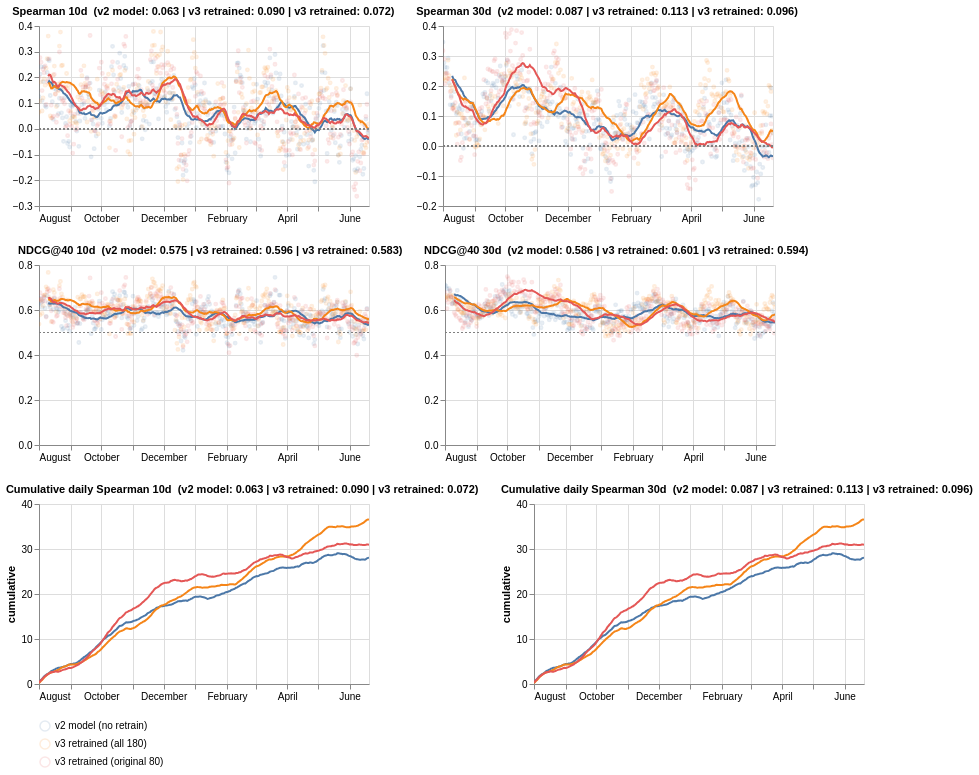

Notebook cell for this chart:
### Markdown cell above
## What the transition does to your scores

The chart below is the per-date story: faint points are single release dates, solid lines are **30-day rolling means**, dashed rules are each arm's overall mean (gray line = the no-skill anchor). The bottom row is the **cumulative sum of daily Spearman** — a "signal equity curve" that makes regime pockets and steady bleed much easier to see than daily noise.

### Code cell
ROLL = 30
long = daily.unpivot(index=["date", "model"], variable_name="metric", value_name="value")
long = long.sort(["model", "metric", "date"]).with_columns(
    pl.col("value").rolling_mean(ROLL, min_samples=10).over(["model", "metric"]).alias("ma"),
    pl.col("value").cum_sum().over(["model", "metric"]).alias("cum"),
)

COLORS = alt.Color("model:N", legend=alt.Legend(orient="bottom", columns=1, title=None))
brush = alt.selection_interval(bind="scales", encodings=["x"])


def panel(metric, title, anchor, y_field="ma", y_title="30d rolling mean"):
    src = long.filter(pl.col("metric") == metric).to_pandas()
    means = src.groupby("model")["value"].mean()
    pts = (alt.Chart(src).mark_point(opacity=0.15, size=8)
           .encode(x=alt.X("date:T", title=None), y=alt.Y("value:Q", title=None), color=COLORS)
           ) if y_field == "ma" else None
    line = (alt.Chart(src).mark_line(strokeWidth=2)
            .encode(x=alt.X("date:T", title=None),
                    y=alt.Y(f"{y_field}:Q", title=y_title),
                    color=COLORS,
                    tooltip=["date:T", "model:N", alt.Tooltip(f"{y_field}:Q", format=".3f")]))
    layers = ([pts] if pts is not None else []) + [line]
    if y_field == "ma":
        layers += [alt.Chart(src).mark_rule(strokeDash=[2, 2], color="gray").encode(y=alt.datum(anchor))]
        layers += [alt.Chart(src[src.model == m]).mark_rule(strokeDash=[6, 4], opacity=0.8)
                   .encode(y=alt.datum(v), color=alt.value(None), tooltip=alt.value(f"{m}: {v:.3f}"))
                   for m, v in means.items()]
    mean_txt = " | ".join(f"{m.split(' (')[0]}: {v:.3f}" for m, v in means.items())
    return (alt.layer(*layers).add_params(brush)
            .properties(width=330, height=180,
                        title=alt.TitleParams(f"{title}  ({mean_txt})", fontSize=11, anchor="start")))


chart = alt.vconcat(
    alt.hconcat(panel("spearman_10d", "Spearman 10d", 0), panel("spearman_30d", "Spearman 30d", 0)),
    alt.hconcat(panel("ndcg@40_10d", "NDCG@40 10d", 0.5), panel("ndcg@40_30d", "NDCG@40 30d", 0.5)),
    alt.hconcat(
        panel("spearman_10d", "Cumulative daily Spearman 10d", 0, "cum", "cumulative"),
        panel("spearman_30d", "Cumulative daily Spearman 30d", 0, "cum", "cumulative"),
    ),
).resolve_scale(color="shared")
chart

### Figure 1 — Vega-Lite specification as saved in the notebook (floating-point values rounded to 4 significant figures; data arrays with more than 128 entries replaced by an {"elided": "..."} marker saying what was removed)
{"config": {"view": {"continuousWidth": 300, "continuousHeight": 300}}, "vconcat": [{"hconcat": [{"layer": [{"data": {"name": "data-125036b8ff679c02d37e414e5b9a637e"}, "mark": {"type": "point", "opacity": 0.15, "size": 8}, "encoding": {"color": {"field": "model", "legend": {"columns": 1, "orient": "bottom", "title": null}, "type": "nominal"}, "x": {"field": "date", "title": null, "type": "temporal"}, "y": {"field": "value", "title": null, "type": "quantitative"}}, "name": "view_d55f8a9394f81803_0"}, {"data": {"name": "data-125036b8ff679c02d37e414e5b9a637e"}, "mark": {"type": "line", "strokeWidth": 2}, "encoding": {"color": {"field": "model", "legend": {"columns": 1, "orient": "bottom", "title": null}, "type": "nominal"}, "tooltip": [{"field": "date", "type": "temporal"}, {"field": "model", "type": "nominal"}, {"field": "ma", "format": ".3f", "type": "quantitative"}], "x": {"field": "date", "title": null, "type": "temporal"}, "y": {"field": "ma", "title": "30d rolling mean", "type": "quantitative"}}}, {"data": {"name": "data-125036b8ff679c02d37e414e5b9a637e"}, "mark": {"type": "rule", "color": "gray", "strokeDash": [2, 2]}, "encoding": {"y": {"datum": 0}}}, {"data": {"name": "data-35bef0ebcef16f23abbb4da8e7b9f9ab"}, "mark": {"type": "rule", "opacity": 0.8, "strokeDash": [6, 4]}, "encoding": {"color": {"value": null}, "tooltip": {"value": "v2 model (no retrain): 0.063"}, "y": {"datum": 0.06282}}}, {"data": {"name": "data-a4cd0c72c2e7354531e039d21b198e45"}, "mark": {"type": "rule", "opacity": 0.8, "strokeDash": [6, 4]}, "encoding": {"color": {"value": null}, "tooltip": {"value": "v3 retrained (all 180): 0.090"}, "y": {"datum": 0.09039}}}, {"data": {"name": "data-2a8c0a205841f849f927d2b3861f58e9"}, "mark": {"type": "rule", "opacity": 0.8, "strokeDash": [6, 4]}, "encoding": {"color": {"value": null}, "tooltip": {"value": "v3 retrained (original 80): 0.072"}, "y": {"datum": 0.07223}}}], "height": 180, "title": {"text": "Spearman 10d  (v2 model: 0.063 | v3 retrained: 0.090 | v3 retrained: 0.072)", "anchor": "start", "fontSize": 11}, "width": 330}, {"layer": [{"data": {"name": "data-1da4db72521b95fe8bca1bb7ed97cde3"}, "mark": {"type": "point", "opacity": 0.15, "size": 8}, "encoding": {"color": {"field": "model", "legend": {"columns": 1, "orient": "bottom", "title": null}, "type": "nominal"}, "x": {"field": "date", "title": null, "type": "temporal"}, "y": {"field": "value", "title": null, "type": "quantitative"}}, "name": "view_cbb9e5fe73c07cee_0"}, {"data": {"name": "data-1da4db72521b95fe8bca1bb7ed97cde3"}, "mark": {"type": "line", "strokeWidth": 2}, "encoding": {"color": {"field": "model", "legend": {"columns": 1, "orient": "bottom", "title": null}, "type": "nominal"}, "tooltip": [{"field": "date", "type": "temporal"}, {"field": "model", "type": "nominal"}, {"field": "ma", "format": ".3f", "type": "quantitative"}], "x": {"field": "date", "title": null, "type": "temporal"}, "y": {"field": "ma", "title": "30d rolling mean", "type": "quantitative"}}}, {"data": {"name": "data-1da4db72521b95fe8bca1bb7ed97cde3"}, "mark": {"type": "rule", "color": "gray", "strokeDash": [2, 2]}, "encoding": {"y": {"datum": 0}}}, {"data": {"name": "data-8f32714966361d7c364459903e5640c1"}, "mark": {"type": "rule", "opacity": 0.8, "strokeDash": [6, 4]}, "encoding": {"color": {"value": null}, "tooltip": {"value": "v2 model (no retrain): 0.087"}, "y": {"datum": 0.08663}}}, {"data": {"name": "data-7f6eab3474d19330e07e6bb040874072"}, "mark": {"type": "rule", "opacity": 0.8, "strokeDash": [6, 4]}, "encoding": {"color": {"value": null}, "tooltip": {"value": "v3 retrained (all 180): 0.113"}, "y": {"datum": 0.1129}}}, {"data": {"name": "data-60f346413f2e3185af8b79e99a0f3b08"}, "mark": {"type": "rule", "opacity": 0.8, "strokeDash": [6, 4]}, "encoding": {"color": {"value": null}, "tooltip": {"value": "v3 retrained (original 80): 0.096"}, "y": {"datum": 0.09558}}}], "height": 180, "title": {"text": "Spearman 30d  (v2 model: 0.087 | v3 retrained: 0.113 | v3 retrained: 0.096)", "anchor": "start", "fontSize": 11}, "width": 330}]}, {"hconcat": [{"layer": [{"data": {"name": "data-cad27b2d8552880cdbfe8e5384dfd83b"}, "mark": {"type": "point", "opacity": 0.15, "size": 8}, "encoding": {"color": {"field": "model", "legend": {"columns": 1, "orient": "bottom", "title": null}, "type": "nominal"}, "x": {"field": "date", "title": null, "type": "temporal"}, "y": {"field": "value", "title": null, "type": "quantitative"}}, "name": "view_f8a88b90c9bfd02f_0"}, {"data": {"name": "data-cad27b2d8552880cdbfe8e5384dfd83b"}, "mark": {"type": "line", "strokeWidth": 2}, "encoding": {"color": {"field": "model", "legend": {"columns": 1, "orient": "bottom", "title": null}, "type": "nominal"}, "tooltip": [{"field": "date", "type": "temporal"}, {"field": "model", "type": "nominal"}, {"field": "ma", "format": ".3f", "type": "quantitative"}], "x": {"field": "date", "title": null, "type": "temporal"}, "y": {"field": "ma", "title": "30d rolling mean", "type": "quantitative"}}}, {"data": {"name": "data-cad27b2d8552880cdbfe8e5384dfd83b"}, "mark": {"type": "rule", "color": "gray", "strokeDash": [2, 2]}, "encoding": {"y": {"datum": 0.5}}}, {"data": {"name": "data-130788298c24c5a21d877920f8d89279"}, "mark": {"type": "rule", "opacity": 0.8, "strokeDash": [6, 4]}, "encoding": {"color": {"value": null}, "tooltip": {"value": "v2 model (no retrain): 0.575"}, "y": {"datum": 0.5745}}}, {"data": {"name": "data-1540ab819bb534f7b4013dd33b5e4cf5"}, "mark": {"type": "rule", "opacity": 0.8, "strokeDash": [6, 4]}, "encoding": {"color": {"value": null}, "tooltip": {"value": "v3 retrained (all 180): 0.596"}, "y": {"datum": 0.5958}}}, {"data": {"name": "data-e979a51aa926dd6d98fec44d3dd732c4"}, "mark": {"type": "rule", "opacity": 0.8, "strokeDash": [6, 4]}, "encoding": {"color": {"value": null}, "tooltip": {"value": "v3 retrained (original 80): 0.583"}, "y": {"datum": 0.583}}}], "height": 180, "title": {"text": "NDCG@40 10d  (v2 model: 0.575 | v3 retrained: 0.596 | v3 retrained: 0.583)", "anchor": "start", "fontSize": 11}, "width": 330}, {"layer": [{"data": {"name": "data-8abdfedc68f534c9ae8ce9fb8ab943ae"}, "mark": {"type": "point", "opacity": 0.15, "size": 8}, "encoding": {"color": {"field": "model", "legend": {"columns": 1, "orient": "bottom", "title": null}, "type": "nominal"}, "x": {"field": "date", "title": null, "type": "temporal"}, "y": {"field": "value", "title": null, "type": "quantitative"}}, "name": "view_a3ec8514cbb79579_0"}, {"data": {"name": "data-8abdfedc68f534c9ae8ce9fb8ab943ae"}, "mark": {"type": "line", "strokeWidth": 2}, "encoding": {"color": {"field": "model", "legend": {"columns": 1, "orient": "bottom", "title": null}, "type": "nominal"}, "tooltip": [{"field": "date", "type": "temporal"}, {"field": "model", "type": "nominal"}, {"field": "ma", "format": ".3f", "type": "quantitative"}], "x": {"field": "date", "title": null, "type": "temporal"}, "y": {"field": "ma", "title": "30d rolling mean", "type": "quantitative"}}}, {"data": {"name": "data-8abdfedc68f534c9ae8ce9fb8ab943ae"}, "mark": {"type": "rule", "color": "gray", "strokeDash": [2, 2]}, "encoding": {"y": {"datum": 0.5}}}, {"data": {"name": "data-5c4fa4848693e2ec2c331dcc445be3b3"}, "mark": {"type": "rule", "opacity": 0.8, "strokeDash": [6, 4]}, "encoding": {"color": {"value": null}, "tooltip": {"value": "v2 model (no retrain): 0.586"}, "y": {"datum": 0.5864}}}, {"data": {"name": "data-cf3725adae3142a4f879d3a5bbf61de7"}, "mark": {"type": "rule", "opacity": 0.8, "strokeDash": [6, 4]}, "encoding": {"color": {"value": null}, "tooltip": {"value": "v3 retrained (all 180): 0.601"}, "y": {"datum": 0.6009}}}, {"data": {"name": "data-221f8c591f09721b2d2f51807c929cd5"}, "mark": {"type": "rule", "opacity": 0.8, "strokeDash": [6, 4]}, "encoding": {"color": {"value": null}, "tooltip": {"value": "v3 retrained (original 80): 0.594"}, "y": {"datum": 0.5941}}}], "height": 180, "title": {"text": "NDCG@40 30d  (v2 model: 0.586 | v3 retrained: 0.601 | v3 retrained: 0.594)", "anchor": "start", "fontSize": 11}, "width": 330}]}, {"hconcat": [{"layer": [{"mark": {"type": "line", "strokeWidth": 2}, "encoding": {"color": {"field": "model", "legend": {"columns": 1, "orient": "bottom", "title": null}, "type": "nominal"}, "tooltip": [{"field": "date", "type": "temporal"}, {"field": "model", "type": "nominal"}, {"field": "cum", "format": ".3f", "type": "quantitative"}], "x": {"field": "date", "title": null, "type": "temporal"}, "y": {"field": "cum", "title": "cumulative", "type": "quantitative"}}, "name": "view_63cf4b73167fb2f2_0"}], "data": {"name": "data-125036b8ff679c02d37e414e5b9a637e"}, "height": 180, "title": {"text": "Cumulative daily Spearman 10d  (v2 model: 0.063 | v3 retrained: 0.090 | v3 retrained: 0.072)", "anchor": "start", "fontSize": 11}, "width": 330}, {"layer": [{"mark": {"type": "line", "strokeWidth": 2}, "encoding": {"color": {"field": "model", "legend": {"columns": 1, "orient": "bottom", "title": null}, "type": "nominal"}, "tooltip": [{"field": "date", "type": "temporal"}, {"field": "model", "type": "nominal"}, {"field": "cum", "format": ".3f", "type": "quantitative"}], "x": {"field": "date", "title": null, "type": "temporal"}, "y": {"field": "cum", "title": "cumulative", "type": "quantitative"}}, "name": "view_63cf4b73167fb2f2_0"}], "data": {"name": "data-1da4db72521b95fe8bca1bb7ed97cde3"}, "height": 180, "title": {"text": "Cumulative daily Spearman 30d  (v2 model: 0.087 | v3 retrained: 0.113 | v3 retrained: 0.096)", "anchor": "start", "fontSize": 11}, "width": 330}]}], "params": [{"name": "param_db82be42624d4632", "select": {"type": "interval", "encodings": ["x"]}, "bind": "scales", "views": ["view_d55f8a9394f81803_0", "view_cbb9e5fe73c07cee_0", "view_f8a88b90c9bfd02f_0", "view_a3ec8514cbb79579_0", "view_63cf4b73167fb2f2_0"]}], "resolve": {"scale": {"color": "shared"}}, "$schema": "https://vega.github.io/schema/vega-lite/v6.1.0.json", "datasets": {"data-125036b8ff679c02d37e414e5b9a637e": {"elided": "972 records"}, "data-35bef0ebcef16f23abbb4da8e7b9f9ab": {"elided": "324 records"}, "data-a4cd0c72c2e7354531e039d21b198e45": {"elided": "324 records"}, "data-2a8c0a205841f849f927d2b3861f58e9": {"elided": "324 records"}, "data-1da4db72521b95fe8bca1bb7ed97cde3": {"elided": "972 records"}, "data-8f32714966361d7c364459903e5640c1": {"elided": "324 records"}, "data-7f6eab3474d19330e07e6bb040874072": {"elided": "324 records"}, "data-60f346413f2e3185af8b79e99a0f3b08": {"elided": "324 records"}, "data-cad27b2d8552880cdbfe8e5384dfd83b": {"elided": "972 records"}, "data-130788298c24c5a21d877920f8d89279": {"elided": "324 records"}, "data-1540ab819bb534f7b4013dd33b5e4cf5": {"elided": "324 records"}, "data-e979a51aa926dd6d98fec44d3dd732c4": {"elided": "324 records"}, "data-8abdfedc68f534c9ae8ce9fb8ab943ae": {"elided": "972 records"}, "data-5c4fa4848693e2ec2c331dcc445be3b3": {"elided": "324 records"}, "data-cf3725adae3142a4f879d3a5bbf61de7": {"elided": "324 records"}, "data-221f8c591f09721b2d2f51807c929cd5": {"elided": "324 records"}}}
